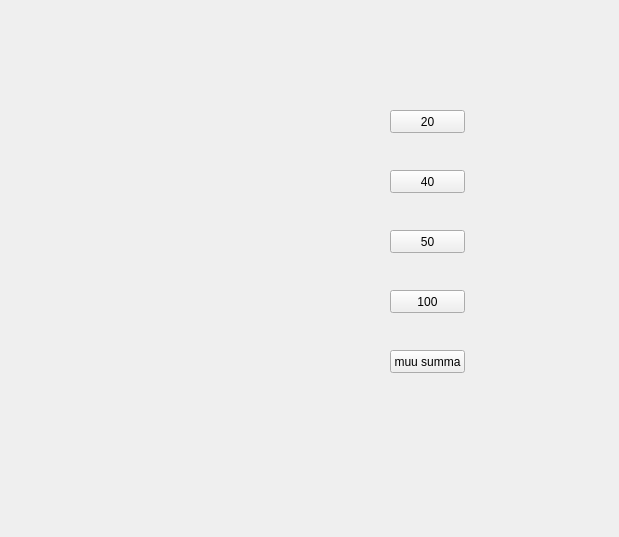
<?xml version="1.0" encoding="UTF-8"?>
<ui version="4.0">
 <class>nosto</class>
 <widget class="QWidget" name="nosto">
  <property name="geometry">
   <rect>
    <x>0</x>
    <y>0</y>
    <width>619</width>
    <height>537</height>
   </rect>
  </property>
  <property name="windowTitle">
   <string>Form</string>
  </property>
  <widget class="QPushButton" name="btn20">
   <property name="geometry">
    <rect>
     <x>390</x>
     <y>110</y>
     <width>75</width>
     <height>23</height>
    </rect>
   </property>
   <property name="text">
    <string>20</string>
   </property>
  </widget>
  <widget class="QPushButton" name="btn40">
   <property name="geometry">
    <rect>
     <x>390</x>
     <y>170</y>
     <width>75</width>
     <height>23</height>
    </rect>
   </property>
   <property name="text">
    <string>40</string>
   </property>
  </widget>
  <widget class="QPushButton" name="btn50">
   <property name="geometry">
    <rect>
     <x>390</x>
     <y>230</y>
     <width>75</width>
     <height>23</height>
    </rect>
   </property>
   <property name="text">
    <string>50</string>
   </property>
  </widget>
  <widget class="QPushButton" name="btn100">
   <property name="geometry">
    <rect>
     <x>390</x>
     <y>290</y>
     <width>75</width>
     <height>23</height>
    </rect>
   </property>
   <property name="text">
    <string>100</string>
   </property>
  </widget>
  <widget class="QPushButton" name="btnmuusumma">
   <property name="geometry">
    <rect>
     <x>390</x>
     <y>350</y>
     <width>75</width>
     <height>23</height>
    </rect>
   </property>
   <property name="text">
    <string>muu summa</string>
   </property>
  </widget>
 </widget>
 <resources/>
 <connections/>
</ui>
